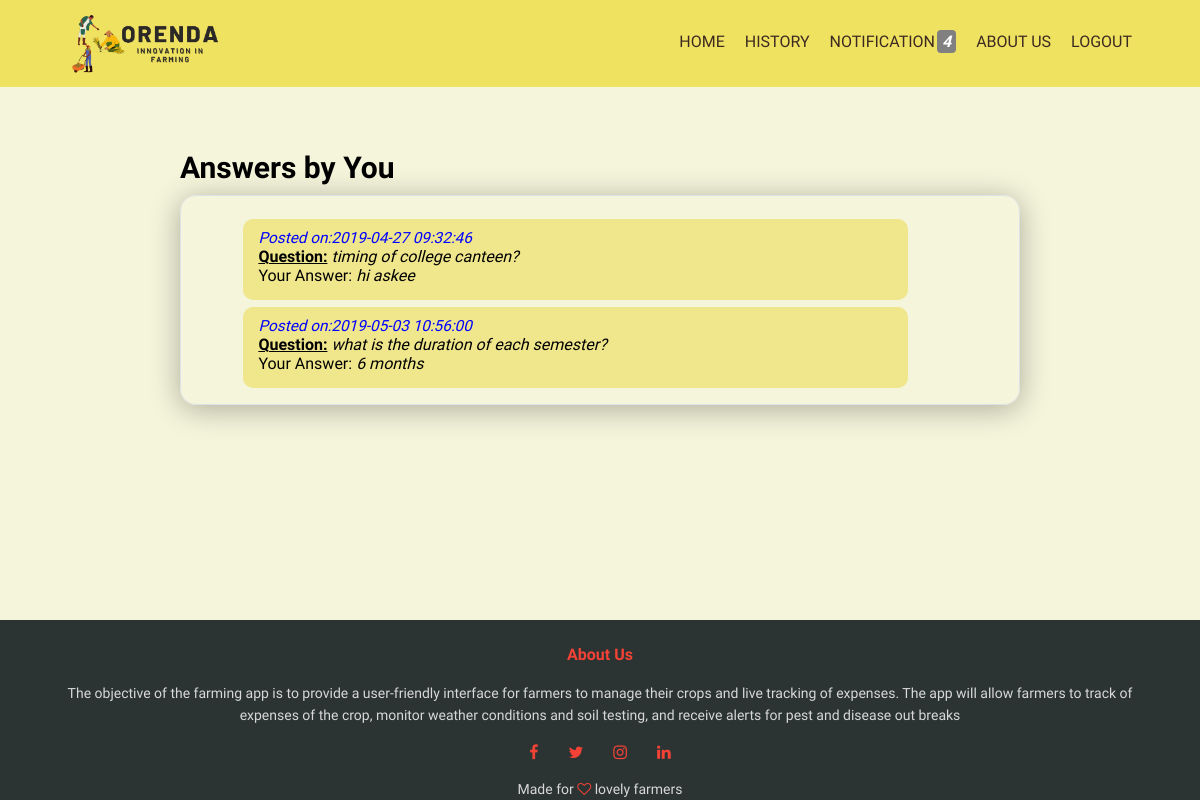
Page /home/user_answer.php (signed in) on the committed database.
### tables this page shows
CREATE TABLE `questions` (
  `qid` int(11) NOT NULL,
  `question` text NOT NULL,
  `userid` varchar(20) NOT NULL,
  `date` datetime NOT NULL DEFAULT current_timestamp()
);

CREATE TABLE `answers` (
  `aid` int(11) NOT NULL,
  `answer` text NOT NULL,
  `qid` int(11) NOT NULL,
  `userid` varchar(20) NOT NULL
);

### home/user_answer.php (the view, shortened to what this page needs)
<?php
    require('../connect.php');
?>
<html>
<head>
   <link rel="stylesheet" href="https://cdnjs.cloudflare.com/ajax/libs/font-awesome/4.7.0/css/font-awesome.min.css"/>
   <link rel="stylesheet" href="house.css">
</head>
<body>
<nav>
        <a href="home.php"><img class="loim" src="logo1.png" /></a>
        <ul>
          <li><a href="home.php">HOME</a></li>
      <li>
                        <div class="dropdown">
                            <a>HISTORY</a>
                        </div>
            </li>
            <li>
                        <a href="user_notifications.php">
                            <?php
                            $q="SELECT count(*) FROM user_notifications where userid='".$_SESSION['username']."'";
                            $d=mysqli_query($conn,$q);
                            $notif_count=mysqli_fetch_row($d);
                            ?>
                            NOTIFICATION<b><i><span style='background-color:grey;color:white;padding: 2px 5px; margin-left: 2px;
                            border-radius: 4px;'><?php echo"$notif_count[0]";?></span></i></b>
                        </a>
            </li>
          <li><a href="">ABOUT US</a></li>
          <li><a href="logout.php">LOGOUT</a></li>
        </ul>
      </nav>
      <section style="margin-top:115px;">
    <div class="out">
        <h2>Answers by You</h2>
        <div class="out_b1">
            <div class="out_b2">
                 <p>
                    <?php
                        $ans=mysqli_query($conn,"SELECT qid,answer,userid  FROM answers where userid='".$_SESSION['username']."'");
                        while($a=mysqli_fetch_array($ans))
                        {
                            $qid=$a['qid'];
                            $ques=mysqli_query($conn,"SELECT `question`,`date` FROM questions WHERE qid='$qid'order by `date` desc");
                            while($q=mysqli_fetch_array($ques)){
                                print ("<div class='right'><small style='color:blue; font-size:0.16in;'><i>Posted on:".$q['date']."</i></small></h4><br/>");
                                print ("<b><u>Question:</u></b> <i>".$q['question']."</i><br/>");
                                print ("Your Answer<b></b>: <i>".$a['answer']."</i></div>");
                            }
                        }
                    ?>
                </p>
            </div>
        </div>
    </div>
    <br><br><br><br><br>
    </section>
    <section class="footer">
      <h4>About Us</h4>
      <p>
        The objective of the farming app is to provide a user-friendly interface
        for farmers to manage their crops and live tracking of expenses. The
        app will allow farmers to track of expenses of the crop, monitor
        weather conditions and soil testing, and receive alerts for pest and
        disease out breaks
      </p>
      <div class="icons">
        <i class="fa fa-facebook"></i>
        <i class="fa fa-twitter"></i>
        <i class="fa fa-instagram"></i>
        <i class="fa fa-linkedin"></i>
      </div>
      <p>Made for <i class="fa fa-heart-o"></i> lovely farmers</p>
    </section>
</body>
</html>

### home/house.css (style rules this page uses)
* { margin: 0; padding: 0; font-family: "Varela Round", sans-serif; }
body { background-color:beige; }
nav { padding: 1% 6%; display: flex; justify-content: space-between; justify-items: center; background-color: #f0e261; position: fixed; width: 90%; top: 0; z-index: 1000; }
.loim { width: 150px; }
nav ul { display: flex; justify-content: right; margin-top: 20px; margin-right: 20px; }
nav ul li { margin-left: 20px; list-style: none; }
nav ul li a { text-decoration: none; color: #3c2a21; }
li a::after { content: ""; width: 0; height: 2px; background-color: #3e773e; margin: auto; display: block; }
.footer { width: 100%; text-align: center; background-color: #2c3333; padding: 25 0 0 0; position: absolute; margin-top: 25px; }
.footer h4 { margin-bottom: 18px; font-weight: 600; color: f44336; }
p { color: #d8d8d8; font-size: 14px; font-weight: 300px; line-height: 22px; padding: 0 60px; }
.icons .fa { color: #f44336; margin: 0 13px; cursor: pointer; padding: 18px 0; }
.fa-heart-o { color: #f44336; }
.out { width: 70%; margin: auto; padding-top: 35px; }
.out h2 { font-size: 30px; font-weight: 600; }
.out_b1 { border: 1px solid #dee2e6 !important; box-shadow: 0 4px 30px rgb(0 0 0 / 30%); backdrop-filter: blur(3.7px); border-radius: 16px; padding: 1rem 1.4rem !important; display: -webkit-box; display: -ms-flexbox; display: flex; -webkit-box-align: start; -ms-flex-align: start; align-items: flex-start; margin-top: 10px; }
.out_b2 { -webkit-box-flex: 1; flex: 1; }
.right { background-color: khaki; float: left; width: 80%; padding: 10px 15px 15px 15px; margin-top: 7px; margin-left: 40px; border-radius: 10px; }
.dropdown { position: relative; display: inline-block; }

### home/user_answer.php (style rules this page uses)
.footer { bottom: 0; }

### rows in the picture
answers: answer "hi askee"
questions: date "2019-04-27 09:32:46", question "timing of college canteen?"
answers: answer "6 months"
questions: date "2019-05-03 10:56:00", question "what is the duration of each semester?"

### other values in the picture
$notif_count[0] "4"
